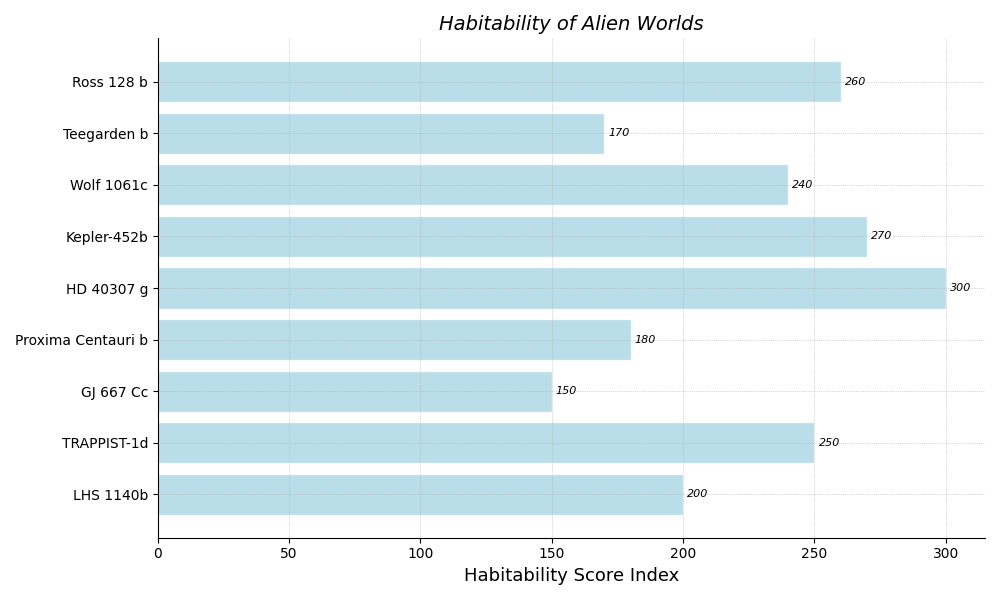

Write the Python code that produced this figure.
import matplotlib.pyplot as plt
import numpy as np

# Exoplanet names and additional made-up data for habitability scores
exoplanet_names = ['LHS 1140b', 'TRAPPIST-1d', 'GJ 667 Cc', 'Proxima Centauri b', 'HD 40307 g', 'Kepler-452b', 'Wolf 1061c', 'Teegarden b', 'Ross 128 b']
potential_habitability = [200, 250, 150, 180, 300, 270, 240, 170, 260]

fig, ax = plt.subplots(figsize=(10, 6))

bars = ax.barh(exoplanet_names, potential_habitability, color='lightblue', edgecolor='w', alpha=0.85)

ax.set_title("Habitability of Alien Worlds", fontsize=14, fontstyle='italic')
ax.set_xlabel("Habitability Score Index", fontsize=13)

for i, bar in enumerate(bars):
    width = bar.get_width()
    ax.annotate(f'{width}',
                xy=(width, bar.get_y() + bar.get_height() / 2),
                xytext=(3, 0),
                textcoords="offset points",
                va='center', ha='left', fontsize=8,
                color='black', style='italic')

ax.grid(True, which='both', linestyle=':', linewidth=0.5)
ax.spines['top'].set_visible(False)
ax.spines['right'].set_visible(False)
plt.tight_layout()
plt.show()
